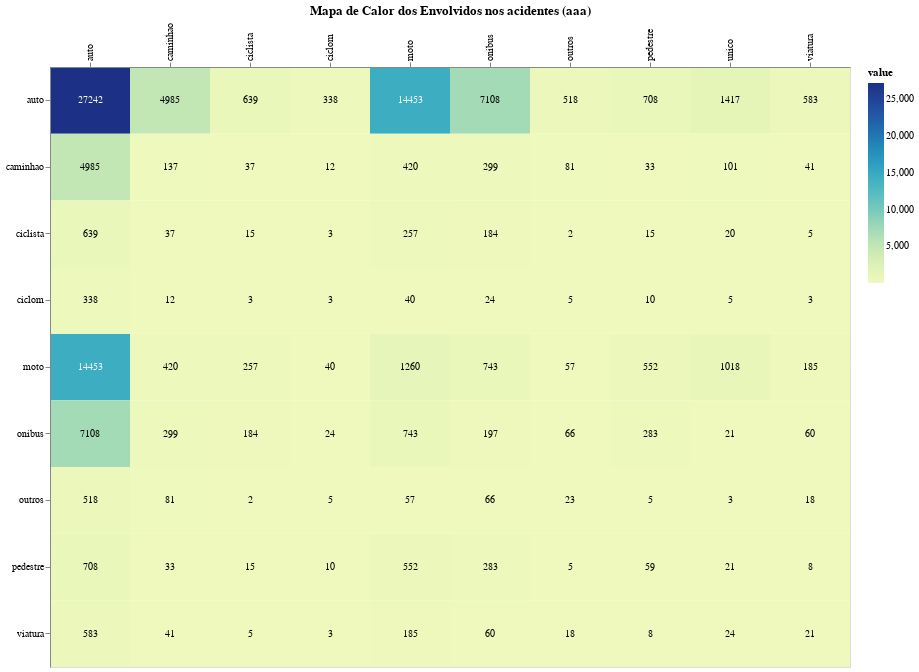

Write notebook code for a chart like this one.
### Code cell
df_envolvidos = pd.read_csv('datasets-old/correlacao_acidentes_geral.csv')

    # Define os dados
    dados = df_envolvidos.set_index('tipo').T.reset_index().melt(id_vars='index', var_name='tipo', value_name='value')

    # Cria o gráfico de calor
    heatmap = alt.Chart(dados).mark_rect().encode(
        x=alt.X('index:O', title=None, axis=alt.Axis(orient='top')),  # Define a orientação do eixo x como 'top'
        y=alt.Y('tipo:O', title=None),
        color=alt.Color('value:Q', scale=alt.Scale(scheme='yellowgreenblue')),
    )

    # Adiciona o texto dentro de cada célula com o valor real e ajusta a cor do texto
    text = alt.Chart(dados).mark_text(baseline='middle', fontSize=10).encode(
        x='index:O',
        y='tipo:O',
        text=alt.Text('value:Q', format='.0f'),
        color=alt.condition(
            alt.datum['value'] > (dados['value'].max() - dados['value'].min()) / 2,
            alt.value('white'),
            alt.value('black')
        )
    )

    # Combina o gráfico de calor com o texto
    heatmap_with_text = (heatmap + text).properties(
        width=800,
        height=600,
        title=f'Mapa de Calor dos Envolvidos nos acidentes (aaa)'
    )

    # Exibe o gráfico
    heatmap_with_text

### Figure 1 — Vega-Lite specification as saved in the notebook (floating-point values rounded to 4 significant figures)
{"config": {"view": {"continuousWidth": 300, "continuousHeight": 300}}, "layer": [{"mark": {"type": "rect"}, "encoding": {"color": {"field": "value", "scale": {"scheme": "yellowgreenblue"}, "type": "quantitative"}, "x": {"axis": {"orient": "top"}, "field": "index", "title": null, "type": "ordinal"}, "y": {"field": "tipo", "title": null, "type": "ordinal"}}}, {"mark": {"type": "text", "baseline": "middle", "fontSize": 10}, "encoding": {"color": {"condition": {"test": "(datum['value'] > 13620.0)", "value": "white"}, "value": "black"}, "text": {"field": "value", "format": ".0f", "type": "quantitative"}, "x": {"field": "index", "type": "ordinal"}, "y": {"field": "tipo", "type": "ordinal"}}}], "data": {"name": "data-12508b0bdb05cdca859479690c695bb5"}, "height": 600, "title": "Mapa de Calor dos Envolvidos nos acidentes (aaa)", "width": 800, "$schema": "https://vega.github.io/schema/vega-lite/v5.17.0.json", "datasets": {"data-12508b0bdb05cdca859479690c695bb5": [{"index": "unico", "tipo": "auto", "value": 1417}, {"index": "auto", "tipo": "auto", "value": 27242}, {"index": "moto", "tipo": "auto", "value": 14453}, {"index": "ciclom", "tipo": "auto", "value": 338}, {"index": "ciclista", "tipo": "auto", "value": 639}, {"index": "pedestre", "tipo": "auto", "value": 708}, {"index": "onibus", "tipo": "auto", "value": 7108}, {"index": "caminhao", "tipo": "auto", "value": 4985}, {"index": "viatura", "tipo": "auto", "value": 583}, {"index": "outros", "tipo": "auto", "value": 518}, {"index": "unico", "tipo": "moto", "value": 1018}, {"index": "auto", "tipo": "moto", "value": 14453}, {"index": "moto", "tipo": "moto", "value": 1260}, {"index": "ciclom", "tipo": "moto", "value": 40}, {"index": "ciclista", "tipo": "moto", "value": 257}, {"index": "pedestre", "tipo": "moto", "value": 552}, {"index": "onibus", "tipo": "moto", "value": 743}, {"index": "caminhao", "tipo": "moto", "value": 420}, {"index": "viatura", "tipo": "moto", "value": 185}, {"index": "outros", "tipo": "moto", "value": 57}, {"index": "unico", "tipo": "ciclom", "value": 5}, {"index": "auto", "tipo": "ciclom", "value": 338}, {"index": "moto", "tipo": "ciclom", "value": 40}, {"index": "ciclom", "tipo": "ciclom", "value": 3}, {"index": "ciclista", "tipo": "ciclom", "value": 3}, {"index": "pedestre", "tipo": "ciclom", "value": 10}, {"index": "onibus", "tipo": "ciclom", "value": 24}, {"index": "caminhao", "tipo": "ciclom", "value": 12}, {"index": "viatura", "tipo": "ciclom", "value": 3}, {"index": "outros", "tipo": "ciclom", "value": 5}, {"index": "unico", "tipo": "ciclista", "value": 20}, {"index": "auto", "tipo": "ciclista", "value": 639}, {"index": "moto", "tipo": "ciclista", "value": 257}, {"index": "ciclom", "tipo": "ciclista", "value": 3}, {"index": "ciclista", "tipo": "ciclista", "value": 15}, {"index": "pedestre", "tipo": "ciclista", "value": 15}, {"index": "onibus", "tipo": "ciclista", "value": 184}, {"index": "caminhao", "tipo": "ciclista", "value": 37}, {"index": "viatura", "tipo": "ciclista", "value": 5}, {"index": "outros", "tipo": "ciclista", "value": 2}, {"index": "unico", "tipo": "pedestre", "value": 21}, {"index": "auto", "tipo": "pedestre", "value": 708}, {"index": "moto", "tipo": "pedestre", "value": 552}, {"index": "ciclom", "tipo": "pedestre", "value": 10}, {"index": "ciclista", "tipo": "pedestre", "value": 15}, {"index": "pedestre", "tipo": "pedestre", "value": 59}, {"index": "onibus", "tipo": "pedestre", "value": 283}, {"index": "caminhao", "tipo": "pedestre", "value": 33}, {"index": "viatura", "tipo": "pedestre", "value": 8}, {"index": "outros", "tipo": "pedestre", "value": 5}, {"index": "unico", "tipo": "onibus", "value": 21}, {"index": "auto", "tipo": "onibus", "value": 7108}, {"index": "moto", "tipo": "onibus", "value": 743}, {"index": "ciclom", "tipo": "onibus", "value": 24}, {"index": "ciclista", "tipo": "onibus", "value": 184}, {"index": "pedestre", "tipo": "onibus", "value": 283}, {"index": "onibus", "tipo": "onibus", "value": 197}, {"index": "caminhao", "tipo": "onibus", "value": 299}, {"index": "viatura", "tipo": "onibus", "value": 60}, {"index": "outros", "tipo": "onibus", "value": 66}, {"index": "unico", "tipo": "caminhao", "value": 101}, {"index": "auto", "tipo": "caminhao", "value": 4985}, {"index": "moto", "tipo": "caminhao", "value": 420}, {"index": "ciclom", "tipo": "caminhao", "value": 12}, {"index": "ciclista", "tipo": "caminhao", "value": 37}, {"index": "pedestre", "tipo": "caminhao", "value": 33}, {"index": "onibus", "tipo": "caminhao", "value": 299}, {"index": "caminhao", "tipo": "caminhao", "value": 137}, {"index": "viatura", "tipo": "caminhao", "value": 41}, {"index": "outros", "tipo": "caminhao", "value": 81}, {"index": "unico", "tipo": "viatura", "value": 24}, {"index": "auto", "tipo": "viatura", "value": 583}, {"index": "moto", "tipo": "viatura", "value": 185}, {"index": "ciclom", "tipo": "viatura", "value": 3}, {"index": "ciclista", "tipo": "viatura", "value": 5}, {"index": "pedestre", "tipo": "viatura", "value": 8}, {"index": "onibus", "tipo": "viatura", "value": 60}, {"index": "caminhao", "tipo": "viatura", "value": 41}, {"index": "viatura", "tipo": "viatura", "value": 21}, {"index": "outros", "tipo": "viatura", "value": 18}, {"index": "unico", "tipo": "outros", "value": 3}, {"index": "auto", "tipo": "outros", "value": 518}, {"index": "moto", "tipo": "outros", "value": 57}, {"index": "ciclom", "tipo": "outros", "value": 5}, {"index": "ciclista", "tipo": "outros", "value": 2}, {"index": "pedestre", "tipo": "outros", "value": 5}, {"index": "onibus", "tipo": "outros", "value": 66}, {"index": "caminhao", "tipo": "outros", "value": 81}, {"index": "viatura", "tipo": "outros", "value": 18}, {"index": "outros", "tipo": "outros", "value": 23}]}}
